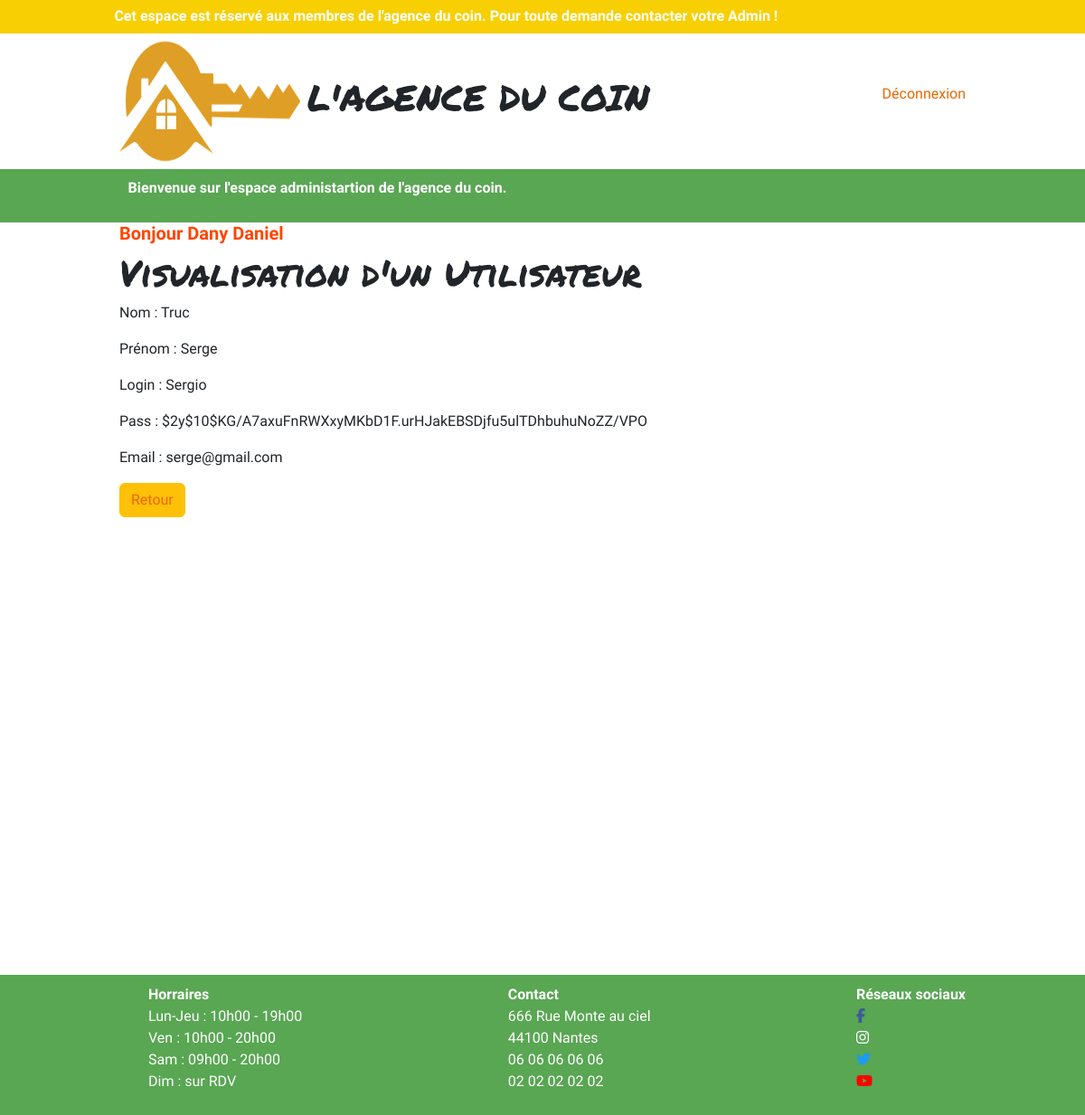
Screenshot of /BackOffice213/index.php?route=seeUser&id=7 (signed in) with the database file from the repository.
### tables this page shows
CREATE TABLE `utilisateurs` (
  `id` int(10) UNSIGNED NOT NULL,
  `date` timestamp NOT NULL DEFAULT CURRENT_TIMESTAMP ON UPDATE CURRENT_TIMESTAMP,
  `nom` varchar(40) NOT NULL,
  `prenom` varchar(40) NOT NULL,
  `login` varchar(40) NOT NULL,
  `pass` varchar(250) NOT NULL,
  `email` varchar(100) NOT NULL
);

### BackOffice213/controllers/UsersController.php (called while the page is built, shortened)
<?php
class UsersController
{
    public function seeUser($id)
    {
        $model = new \Models\User();
        $user = $model->seeUser($id);
        include_once 'views/layout.phtml';
    }
}

### BackOffice213/models/Database.php (called while the page is built, shortened)
<?php
class Database
{
    protected $bdd;
    public function __construct()
    {
        $this->bdd = new \PDO('mysql:host=db.3wa.io;dbname=stefanstan_agence;charset=utf8', 'stefanstan', '948e24b6baa7e293be07f9f927dc1b8c');
    }
    protected function seeOneUser($id)
    {
        $query = $this->bdd->prepare("SELECT * FROM utilisateurs WHERE id = ?");
        $query->execute([$id]);
        return $query->fetch();
    }
}

### BackOffice213/models/User.php (called while the page is built, shortened)
<?php
class User extends Database
{
    public function seeUser($id)
    {
        return $this->seeOneUser($id);
    }
}

### BackOffice213/views/seeOneUser.phtml (the view)
<h1>Visualisation d'un Utilisateur</h1>
<p>Nom : <?= htmlspecialchars($user['nom']) ?>
</p>
<p>Prénom : <?= htmlspecialchars($user['prenom']) ?>
</p>
<p>Login : <?= htmlspecialchars($user['login']) ?>
</p>
<p>Pass : <?= htmlspecialchars($user['pass']) ?>
</p>
<p>Email : <?= htmlspecialchars($user['email']) ?>
</p>
<button type="button" class="btn btn-warning"><a href=" index.php?route=users">Retour</a></button>

### public/CSS/style.css (style rules this page uses)
:root { --couleur-primaire: #D97059; --jaune: #f8cf03; --vert: #59a653; --blanc : #FFFFFF; --rouge : #CC0000; --general-size: 16px; }
* { margin: 0; padding:0; font-size: var(--general-size); font-family: 'Athiti'; }
body,html { height:100%; }
a { color: #EE6600; text-decoration: none; font-weight: normal; }
h1 { font-family: 'Permanent Marker', cursive; }

### rows the page displays
utilisateurs: nom "Truc", prenom "Serge", login "Sergio", pass "$2y$10$KG/A7axuFnRWXxyMKbD1F.urHJakEBSDjfu5ulTDhbuhuNoZZ/VPO", email "serge@gmail.com"

### other values shown
$_SESSION['user']['nom'] "Dany"
$_SESSION['user']['prenom'] "Daniel"
